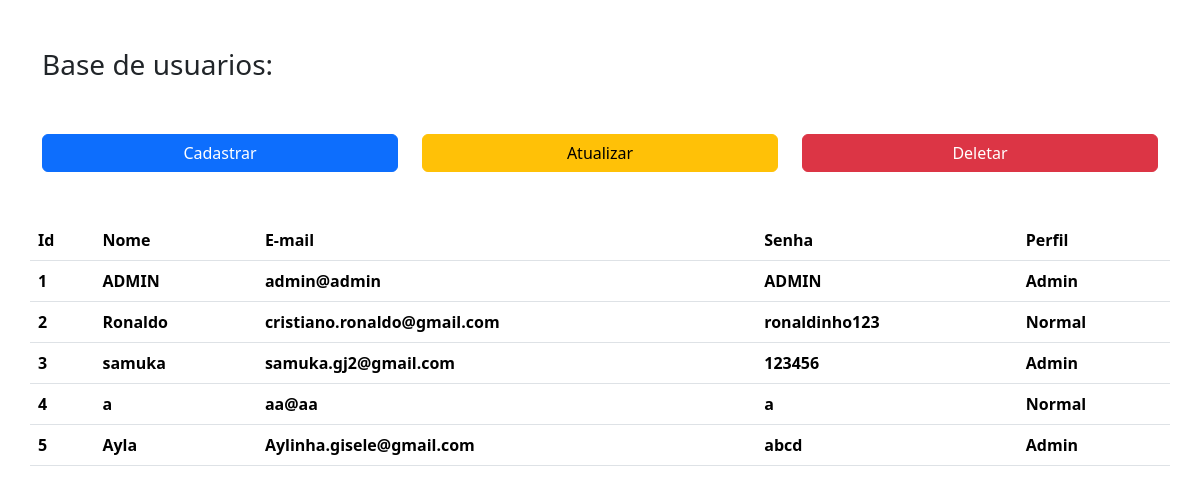
The page /admin on the database as committed earlier.
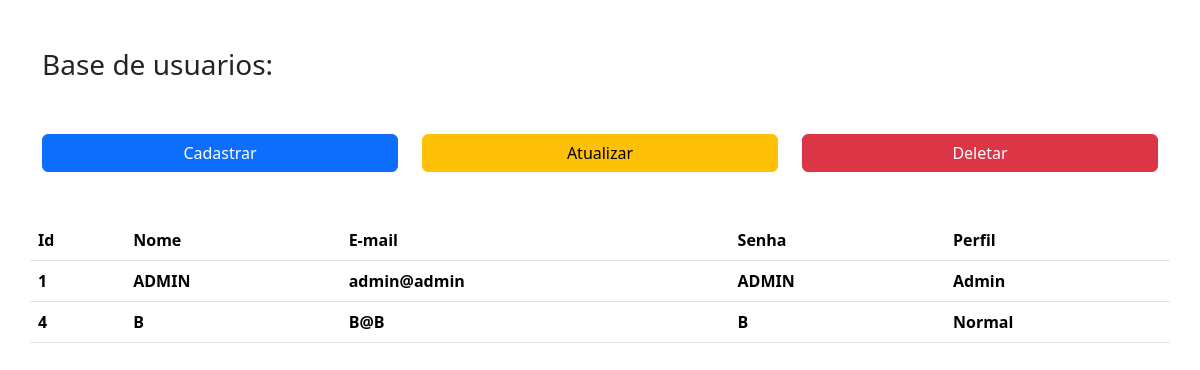
The same page on the database as committed later.
### app/models/tabelas.py (models this page shows, shortened)
class User(db.Model):
    id = db.Column(db.Integer, primary_key=True, autoincrement=True)
    nome = db.Column(db.String)
    senha = db.Column(db.String)
    email = db.Column(db.String, unique=True)
    admin = db.Column(db.Integer)

### app/controllers/default.py (the view)
@app.route('/admin')
def admin():
     users = User.query.all()
     return render_template('admin.html', users = users)

### app/templates/admin.html (shortened to what this page needs)
{%extends 'base.html'%}
{%block conteudo%}
<div class="container">
    <h3 class="mb-5 mt-5">Base de usuarios:</h3>
    <div class="text-center">
        <div class="row">
            <div class="col-md-4 col-sm-12 mt-1">
                <div class="d-grid gap-2">
                    <button type="button" class="btn btn-primary" data-bs-toggle="offcanvas"
                    data-bs-target="#offcanvas-cadastro" aria-controls="offcanvas-cadastro">Cadastrar</button>
                </div>
            </div>
            <div class="col-md-4 col-sm-12 mt-1">
                <div class="d-grid gap-2">
                    <button type="button" class="btn btn-warning"
                    data-bs-toggle="modal" data-bs-target="#modal-atualizar">Atualizar</button>
                </div>
            </div>
            <div class="col-md-4 col-sm-12 mt-1">
                <div class="d-grid gap-2">
                    <button type="button" class="btn btn-danger"
                    data-bs-toggle="modal" data-bs-target="#modal-delete"">Deletar</button>
                </div>
            </div>
        </div>
    </div>
    <div class="row mt-5">
        <table class="table table-hover table-responsive">
            <thead>
                <tr>
                    <th scope="col">Id</th>
                    <th scope="col">Nome</th>
                    <th scope="col">E-mail</th>
                    <th scope="col">Senha</th>
                    <th scope="col">Perfil</th>
                </tr>
            </thead>
            <tbody>
                {% for e in users %}
                <tr>
                    <th scope="row">
                        <label class="form-check-label">{{e.id}}</label>
                    </th>
                    <th scope="row">
                        <label class="form-check-label">{{e.nome}}</label>
                    </th>
                    <th scope="row">
                        <label class="form-check-label">{{e.email}}</label>
                    </th>
                    <th scope="row">
                        <label class="form-check-label">{{e.senha}}</label>
                    </th>
                    <th scope="row">
                        <label class="form-check-label">
                            {% if e.admin == 1 %}
                                Admin
                                {% else %}
                                Normal
                            {% endif %}
                        </label>
                    </th>
                </tr>
                {% endfor %}
            </tbody>
        </table>
    </div>
</div>
{%endblock%}

### app/templates/base.html (shortened to what this page needs)
<!DOCTYPE html>
<html lang="pt-br">
<head>
    <link href="https://cdn.jsdelivr.net/npm/bootstrap@5.3.1/dist/css/bootstrap.min.css" rel="stylesheet">
</head>
<body>
    {%block conteudo%}
    {%endblock%}
</body>
</html>

Rows that differ between the two databases and show on the page:
removed User: id "2", nome "Ronaldo", email "cristiano.ronaldo@gmail.com", senha "ronaldinho123", admin "Normal"
removed User: id "3", nome "samuka", email "samuka.gj2@gmail.com", senha "123456", admin "Admin"
removed User: id "5", nome "Ayla", email "Aylinha.gisele@gmail.com", senha "abcd", admin "Admin"
changed User id 4: nome "a" → "B"; email "aa@aa" → "B@B"; senha "a" → "B"
